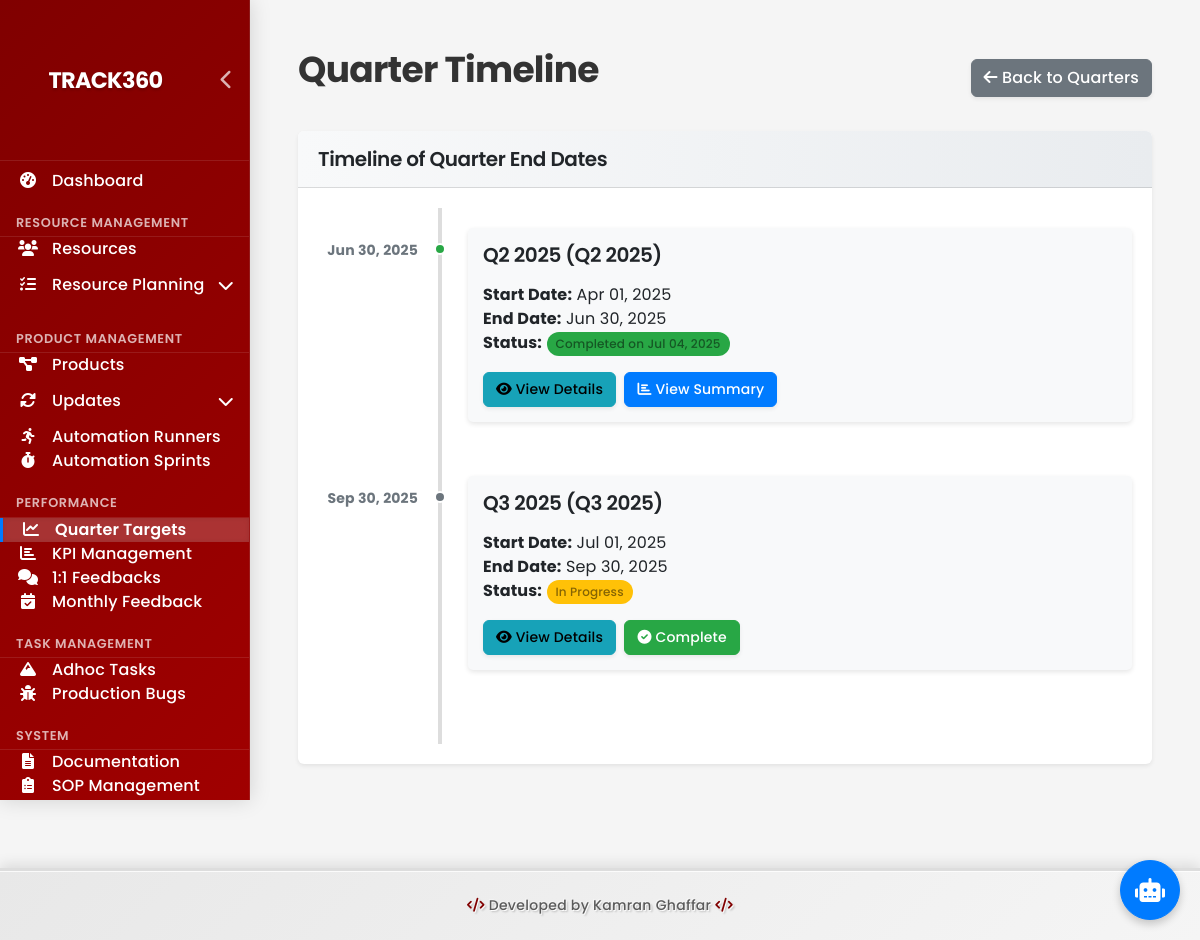
Screenshot of /dashboard/quarters/timeline/ with the database file from the repository.
### dashboard/models.py (models this page shows, shortened)
class Quarter(models.Model):
    QUARTER_CHOICES = [
        (1, 'Q1'),
        (2, 'Q2'),
        (3, 'Q3'),
        (4, 'Q4'),
    ]
    year = models.IntegerField()
    quarter_number = models.IntegerField(choices=QUARTER_CHOICES)
    name = models.CharField(max_length=50, blank=True)
    start_date = models.DateField()
    end_date = models.DateField()
    completed = models.BooleanField(default=False)
    completion_date = models.DateField(null=True, blank=True)
    completion_notes = models.TextField(blank=True)
    created_at = models.DateTimeField(auto_now_add=True)
    updated_at = models.DateTimeField(auto_now=True)
    class Meta:
        unique_together = ('year', 'quarter_number')
        ordering = ['-year', 'quarter_number']
    def __str__(self):
        return f"Q{self.quarter_number} {self.year}" if not self.name else f"{self.name} (Q{self.quarter_number} {self.year})"
    def get_timeline_data(self):
        return {
            'id': self.id,
            'name': str(self),
            'start_date': self.start_date.isoformat(),
            'end_date': self.end_date.isoformat(),
            'completed': self.completed,
            'completion_date': self.completion_date.isoformat() if self.completion_date else None,
        }

### dashboard/views.py (the view)
# urls.py: path('quarters/timeline/', views.QuarterTimelineView.as_view(), name='quarter-timeline'),
class QuarterTimelineView(TemplateView):
    template_name = 'dashboard/quarter_timeline.html'
    def get_context_data(self, **kwargs):
        context = super().get_context_data(**kwargs)
        quarters = Quarter.objects.all().order_by('-year', 'quarter_number')
        context['quarters'] = quarters
        context['timeline_data'] = json.dumps([q.get_timeline_data() for q in quarters], cls=DecimalEncoder)
        return context

### Portable-Dashboard-Deploy/dashboard/templates/dashboard/quarter_timeline.html (shortened to what this page needs)
{% extends 'dashboard/base.html' %}
{% block content %}
<div class="container-fluid">
    <div class="d-flex justify-content-between align-items-center mb-4">
        <h1>Quarter Timeline</h1>
        <div>
            <a href="{% url 'quarter-list' %}" class="btn btn-secondary">
                <i class="fas fa-arrow-left"></i> Back to Quarters
            </a>
        </div>
    </div>
    <div class="row">
        <div class="col-12">
            <div class="card mb-4">
                <div class="card-header">
                    <h5>Timeline of Quarter End Dates</h5>
                </div>
                <div class="card-body">
                    <div class="timeline-container">
                        {% for quarter in quarters %}
                        <div class="timeline-item {% if quarter.completed %}completed{% endif %}">
                            <div class="timeline-date">
                                {{ quarter.end_date|date:"M d, Y" }}
                            </div>
                            <div class="timeline-content">
                                <h5>{{ quarter }}</h5>
                                <p>
                                    <strong>Start Date:</strong> {{ quarter.start_date|date:"M d, Y" }}<br>
                                    <strong>End Date:</strong> {{ quarter.end_date|date:"M d, Y" }}<br>
                                    <strong>Status:</strong>
                                    {% if quarter.completed %}
                                    <span class="badge bg-success">Completed on {{ quarter.completion_date|date:"M d, Y" }}</span>
                                    {% else %}
                                    <span class="badge bg-warning">In Progress</span>
                                    {% endif %}
                                </p>
                                <div class="timeline-actions">
                                    <a href="{% url 'quarter-detail' quarter.id %}" class="btn btn-sm btn-info">
                                        <i class="fas fa-eye"></i> View Details
                                    </a>
                                    {% if not quarter.completed %}
                                    <a href="{% url 'quarter-complete' quarter.id %}" class="btn btn-sm btn-success">
                                        <i class="fas fa-check-circle"></i> Complete
                                    </a>
                                    {% else %}
                                    <a href="{% url 'quarter-summary' quarter.id %}" class="btn btn-sm btn-primary">
                                        <i class="fas fa-chart-bar"></i> View Summary
                                    </a>
                                    {% endif %}
                                </div>
                            </div>
                        </div>
                        {% empty %}
                        <div class="alert alert-info">No quarters found. Please create quarters to see the timeline.</div>
                        {% endfor %}
                    </div>
                </div>
            </div>
        </div>
    </div>
</div>
{% endblock %}

### dashboard/static/css/logo.css (style rules this page uses)
:root { --logo-height: 80px; --logo-max-width: 240px; --logo-border-radius: 8px; --logo-transition-speed: 0.3s; --logo-hover-scale: 1.05; --logo-shadow: 0 4px 8px rgba(0, 0, 0, 0.1); --logo-text-color: white; --logo-bg-color: transparent; }

### dashboard/static/css/automation-updates.css (style rules this page uses)
.badge { padding: 0.5rem 0.75rem; font-weight: 500; border-radius: 0.25rem; }
.badge.bg-warning { background-color: #fff3cd !important; color: #856404 !important; }
.badge.bg-success { background-color: #d4edda !important; color: #155724 !important; }
.btn-sm { padding: 0.25rem 0.5rem; font-size: 0.875rem; border-radius: 0.2rem; margin-right: 0.25rem; }

### dashboard/static/css/modern-dashboard.css (style rules this page uses)
:root { --primary-color: #4361ee; --primary-light: #4895ef; --primary-dark: #3f37c9; --secondary-color: #4cc9f0; --success-color: #4CAF50; --info-color: #2196F3; --warning-color: #ff9800; --danger-color: #f44336; --light-color: #f8f9fa; --dark-color: #343a40; --gray-100: #f8f9fa; --gray-200: #e9ecef; --gray-300: #dee2e6; --gray-400: #ced4da; --gray-500: #adb5bd; --gray-600: #6c757d; --gray-700: #495057; --gray-800: #343a40; --gray-900: #212529; --shadow-sm: 0 .125rem .25rem rgba(0,0,0,.075); --shadow: 0 .5rem 1rem rgba(0,0,0,.15); --shadow-lg: 0 1rem 3rem rgba(0,0,0,.175); --transition-speed: 0.3s; --border-radius-sm: 0.25rem; --border-radius: 0.5rem; --border-radius-lg: 1rem; }
body { background-color: #f5f7fa; color: var(--gray-800); }
.container-fluid { padding: 1.5rem; }
.card { border: none; border-radius: var(--border-radius); box-shadow: var(--shadow-sm); transition: transform var(--transition-speed), box-shadow var(--transition-speed); margin-bottom: 1.5rem; overflow: hidden; }
.card-header { background: linear-gradient(to right, var(--light-color), var(--gray-200)); border-bottom: 1px solid var(--gray-300); padding: 1rem 1.25rem; font-weight: 600; display: flex; align-items: center; }
.card-header h5 { margin-bottom: 0; font-weight: 600; }
.card-body { padding: 1.5rem; }
.badge { padding: 0.5em 0.75em; font-weight: 500; border-radius: 30px; }
.badge.bg-success { background-color: var(--success-color) !important; }
.badge.bg-warning { background-color: var(--warning-color) !important; }
.btn { border-radius: 30px; padding: 0.5rem 1.25rem; font-weight: 500; transition: all var(--transition-speed); box-shadow: var(--shadow-sm); }
.btn-primary { background-color: var(--primary-color); border-color: var(--primary-color); }
.btn-success { background-color: var(--success-color); border-color: var(--success-color); }
.btn-info { background-color: var(--info-color); border-color: var(--info-color); }
.btn-sm { padding: 0.25rem 0.75rem; font-size: 0.875rem; }
.timeline-item { position: relative; padding-bottom: 1.5rem; }
.timeline-item::before { content: ''; position: absolute; top: 0.25rem; left: -1.5rem; width: 1rem; height: 1rem; border-radius: 50%; background-color: var(--primary-color); border: 2px solid white; }
.timeline-date { font-size: 0.875rem; color: var(--gray-600); margin-bottom: 0.25rem; }
.timeline-content { background-color: white; border-radius: var(--border-radius); padding: 1rem; box-shadow: var(--shadow-sm); }

### Portable-Dashboard-Deploy/dashboard/templates/dashboard/quarter_timeline.html (style rules this page uses)
.timeline-container { position: relative; padding: 20px 0; }
.timeline-container::before { content: ''; position: absolute; top: 0; bottom: 0; left: 120px; width: 4px; background: #ddd; }
.timeline-item { position: relative; margin-bottom: 30px; padding-left: 150px; }
.timeline-item::before { content: ''; position: absolute; left: 116px; top: 15px; width: 12px; height: 12px; border-radius: 50%; background: #6c757d; border: 2px solid #fff; }
.timeline-item.completed::before { background: #28a745; }
.timeline-date { position: absolute; left: 0; top: 12px; width: 100px; text-align: right; font-weight: bold; }
.timeline-content { padding: 15px; background: #f8f9fa; border-radius: 5px; box-shadow: 0 2px 5px rgba(0,0,0,0.1); }
.timeline-actions { margin-top: 10px; }

### rows the page displays
Quarter: end_date "Jun 30, 2025", name+quarter_number+year "Q2 2025 (Q2 2025)", start_date "Apr 01, 2025", completion_date "Jul 04, 2025", completed True (drawn)
Quarter: end_date "Sep 30, 2025", name+quarter_number+year "Q3 2025 (Q3 2025)", start_date "Jul 01, 2025", completed "In Progress"
